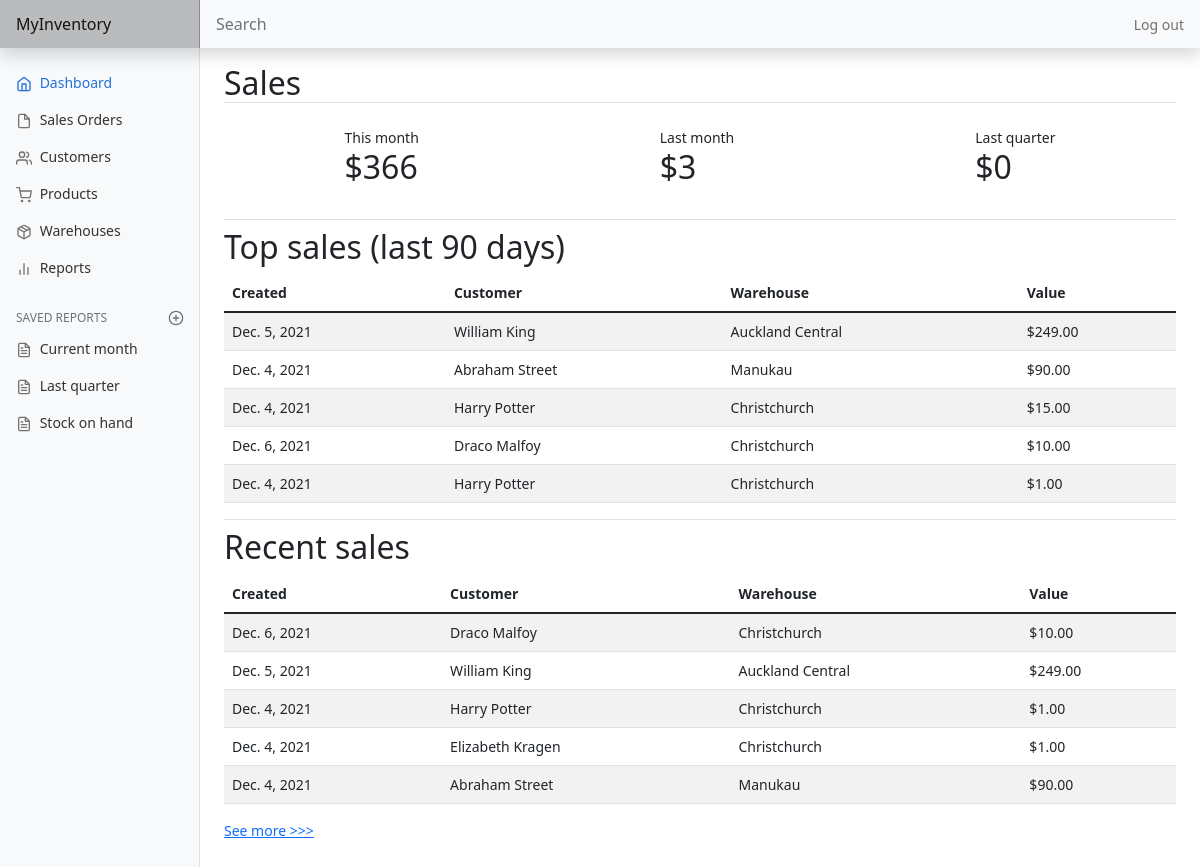
The page / (signed in) on the database as committed earlier.
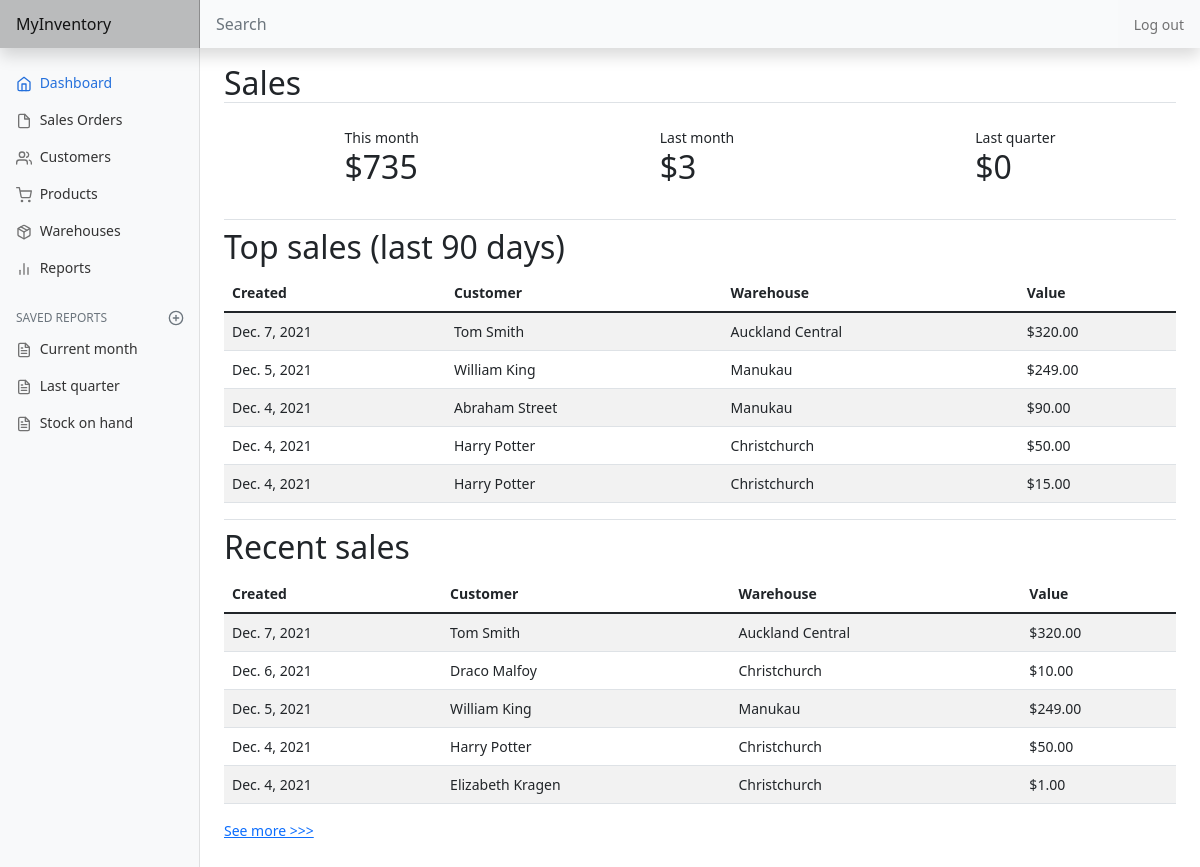
The same page on the database as committed later.
### inventory/models.py (models this page shows, shortened)
class SalesOrder(models.Model):
    DRAFT = 'DRAFT'
    CREATED = 'CREATED'
    INVOICED = 'INVOICED'
    DISPATCHED = 'DISPATCHED'
    PAID = 'PAID'
    CLOSED = 'CLOSED'
    STATUS_CHOICES = [
        (DRAFT, 'Draft'),
        (CREATED, 'Created'),
        (INVOICED, 'Invoiced'),
        (DISPATCHED, 'Dispatched'),
        (PAID, 'Paid'),
        (CLOSED, 'Closed')
    ]
    user = models.ForeignKey(
        User, on_delete=models.CASCADE, related_name="sales_orders")
    customer = models.ForeignKey(
        Customer, on_delete=models.CASCADE, related_name="orders")
    created_date = models.DateField(default=date.today)
    invoice_date = models.DateField(default=date.today)
    invoice_number = models.IntegerField()
    channel = models.ForeignKey(
        SalesChannel, blank=True, null=True, on_delete=models.PROTECT)
    warehouse = models.ForeignKey(Warehouse, on_delete=models.PROTECT)
    reference = models.CharField(max_length=32, blank=True)
    status = models.CharField(
        max_length=32, choices=STATUS_CHOICES, default=CREATED)
    tracking = models.CharField(max_length=256, blank=True)
    timestamp = models.DateTimeField(auto_now_add=True)

class Customer(models.Model):
    user = models.ForeignKey(User, on_delete=CASCADE, related_name="customers")
    first_name = models.CharField(max_length=50)
    last_name = models.CharField(max_length=50)
    company = models.CharField(blank=True, max_length=100)
    email = models.EmailField()
    phone = models.CharField(blank=True, max_length=20)
    note = models.CharField(blank=True, max_length=256)
    billing_street = models.CharField(blank=True, max_length=128)
    billing_suburb = models.CharField(blank=True, max_length=64)
    billing_city = models.CharField(blank=True, max_length=64)
    billing_postcode = models.CharField(blank=True, max_length=8)
    billing_country = models.CharField(blank=True, max_length=64)
    shipping_street = models.CharField(blank=True, max_length=128)
    shipping_suburb = models.CharField(blank=True, max_length=64)
    shipping_city = models.CharField(blank=True, max_length=64)
    shipping_postcode = models.CharField(blank=True, max_length=6)
    shipping_country = models.CharField(blank=True, max_length=64)
    timestamp = models.DateTimeField(auto_now_add=True)

class Warehouse(models.Model):
    user = models.ForeignKey(
        User, on_delete=models.CASCADE, related_name="warehouses")
    warehouse = models.CharField(max_length=64)
    def __str__(self):
        return f"{ self.warehouse }"

### inventory/views.py (the view)
# urls.py: path('', views.index, name="index"),
@login_required
def index(request):
    today = datetime.now()
    current_month = today.month
    if current_month == 1:
        last_month = current_month - 12
    else:
        last_month = current_month - 1
    if current_month < 4:
        first_date_last_quarter = date(today.year - 1, 10, 1)
        last_date_last_quarter = date(today.year - 1, 12, 31)
    elif current_month < 7:
        first_date_last_quarter = date(today.year, 1, 1)
        last_date_last_quarter = date(today.year, 3, 31)
    elif current_month < 10:
        first_date_last_quarter = date(today.year, 4, 1)
        last_date_last_quarter = - date(today.year, 6, 30)
    else:
        first_date_last_quarter = date(today.year, 7, 1)
        last_date_last_quarter = date(today.year, 9, 30)
    last_quarter_orders = SalesOrder.objects.filter(
        user=request.user, invoice_date__gte=first_date_last_quarter, invoice_date__lte=last_date_last_quarter)
    sales_last_quarter = 0
    for order in last_quarter_orders:
        items = SalesItem.objects.filter(order=order)
        for item in items:
            sales_last_quarter += item.sub_total()
    last_90_days_orders = SalesOrder.objects.filter(
        user=request.user, invoice_date__gte=today-timedelta(days=5)).order_by('-created_date')
    for order in last_90_days_orders:
        order.value = 0
        for item in SalesItem.objects.filter(order=order):
            order.value += item.sub_total()
    top_orders = sorted(last_90_days_orders,
                        key=lambda o: o.value, reverse=True)[:5]
    recent_orders = SalesOrder.objects.filter(
        user=request.user).order_by('-created_date')[:5]
    for order in recent_orders:
        order.value = 0
        for item in SalesItem.objects.filter(order=order):
            order.value = order.value + item.sub_total()
    return render(request, "inventory/index.html", {
        'sales_current_month': sales(request, current_month),
        'sales_last_month': sales(request, last_month),
        'sales_last_quarter': sales_last_quarter,
        'top_orders': top_orders,
        'recent_orders': recent_orders
    })

### inventory/models.py (called while the page is built)
    def sub_total(self):
        return self.quantity * (1 - self.discount) * self.price

### inventory/views.py (called while the page is built)
def sales(request, month):
    orders = SalesOrder.objects.filter(
        user=request.user, invoice_date__month=month)
    sum = 0
    for order in orders:
        items = SalesItem.objects.filter(order=order)
        for item in items:
            sum += item.sub_total()
    return sum

### inventory/templates/inventory/index.html (shortened to what this page needs)
{% extends 'inventory/layout.html' %}
{% block body %}
    <h2 class="border-bottom">Sales</h2>
    <div class="d-flex justify-content-around align-items-center mt-4 mb-4">
        <div class="d-flex flex-column">
            <span>This month</span>
            <h2>${{ sales_current_month|floatformat:0 }}</h2>
        </div>
        <div class="d-flex flex-column">
            <span>Last month</span>
            <h2>${{ sales_last_month|floatformat:0 }}</h2>
        </div>
        <div class="d-flex flex-column">
            <span>Last quarter</span>
            <h2>${{ sales_last_quarter|floatformat:0 }}</h2>
        </div>
    </div>
    <h2 class="border-top pt-2">Top sales (last 90 days)</h2>
    <div class="table-responsive-md">
        <table class="table table-striped table-hover">
            <thead>
                <tr class="table-striped">
                    <th scope="col">Created</th>
                    <th scope="col">Customer</th>
                    <th scope="col">Warehouse</th>
                    <th scope="col">Value</th>
                </tr>
            </thead>
            <tbody>
                {% for order in top_orders %}
                    <tr class="table-striped">
                        <td>{{ order.created_date }}</td>
                        <td>{{ order.customer.first_name }} {{ order.customer.last_name }}</td>
                        <td>{{ order.warehouse }}</td>
                        <td>${{ order.value|floatformat:2 }}</td>
                    </tr>
                {% endfor %}
            </tbody>
        </table>
    </div>
    <h2 class="border-top pt-2">Recent sales</h2>
    <div class="table-responsive-md">
        <table class="table table-striped table-hover">
            <thead>
                <tr class="table-striped">
                    <th scope="col">Created</th>
                    <th scope="col">Customer</th>
                    <th scope="col">Warehouse</th>
                    <th scope="col">Value</th>
                </tr>
            </thead>
            <tbody>
                {% for order in recent_orders %}
                    <tr class="table-striped">
                        <td>{{ order.created_date }}</td>
                        <td>{{ order.customer.first_name }} {{ order.customer.last_name }}</td>
                        <td>{{ order.warehouse }}</td>
                        <td>${{ order.value|floatformat:2 }}</td>
                    </tr>
                {% endfor %}
            </tbody>
        </table>
    </div>
    <div class="mb-5">
        <a href="{% url 'order' %}">See more >>></a>
    </div>
{% endblock %}

Rows that differ between the two databases and show on the page:
no longer on one of the page's lists (row unchanged): SalesOrder: created_date "Dec. 4, 2021", customer.first_name "Abraham", customer.last_name "Street", warehouse "Manukau", value "90.00"
no longer on one of the page's lists (row unchanged): SalesOrder: created_date "Dec. 6, 2021", customer.first_name "Draco", customer.last_name "Malfoy", warehouse "Christchurch", value "10.00"
added SalesOrder: created_date "Dec. 7, 2021", customer.first_name "Tom", customer.last_name "Smith", warehouse "Auckland Central", value "320.00"
changed SalesOrder "Dec. 5, 2021": warehouse "Auckland Central" → "Manukau"
shown differently, row unchanged: SalesOrder (number 4 of 7 on the later page): value "1.00" → "50.00"; moves up the list
Other text that changed with them:
{{ sales_current_month|floatformat:0 }}: "366" → "735"
